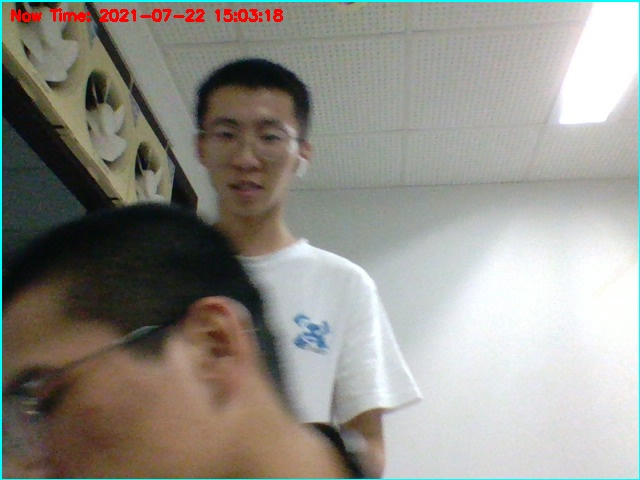
#> input picture cv/Image/1.jpg, 640 x 480 px, given in place of the camera
$ python Move.py
#> lines starting #> are read from the running program, lines starting #| are printed output that depends on the picture; after the words box and inside, x2 and y2 are one past the last pixel; in counts of white or black regions, pixels touching at a corner belong together
import cv2
import time
import numpy as np

i = 0
j = 1
timeF = 120  #多少帧截取一次

camera = cv2.VideoCapture(0) # 参数0表示第一个摄像头
bs = cv2.createBackgroundSubtractorKNN(history=500, dist2Threshold=400.0, detectShadows=False)
es = cv2.getStructuringElement(cv2.MORPH_ELLIPSE, (3, 3))

while True:
    i = i + 1
    grabbed, frame = camera.read()
#> frame is the input picture: shape (480, 640, 3); mean B, G, R 137.6, 144.6, 146.4
    gb = cv2.GaussianBlur(frame, ksize=(9, 9), sigmaX=0, sigmaY=0)  #高斯模糊
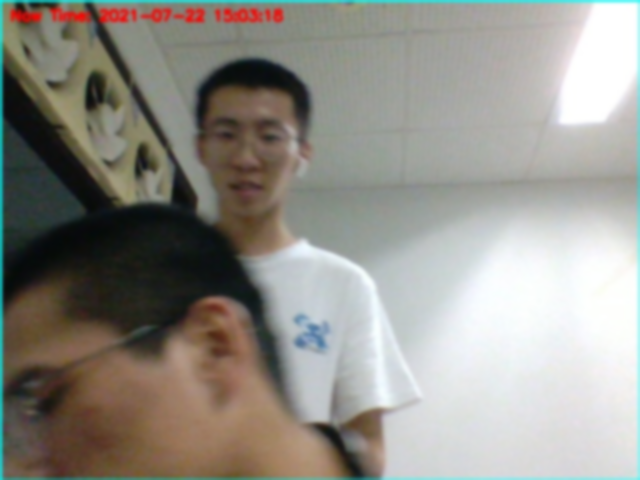
#> gb: shape (480, 640, 3); mean B, G, R 137.5, 144.5, 146.6
    fgmask = bs.apply(gb) # 背景分割器，该函数计算了前景掩码
#> fgmask: shape (480, 640); every value is 255

    # 二值化阈值处理，前景掩码含有前景的白色值以及阴影的灰色值，在阈值化图像中，将非纯白色（244~255）的所有像素都设为0，而不是255
    th = cv2.threshold(fgmask.copy(), 244, 255, cv2.THRESH_BINARY)[1]

    # 下面就跟基本运动检测中方法相同，识别目标，检测轮廓，在原始帧上绘制检测结果
    dilated = cv2.dilate(th, es, iterations=2)  # 形态学膨胀
    # 该函数计算一幅图像中目标的轮廓
    contours, hierarchy = cv2.findContours(dilated, cv2.RETR_EXTERNAL, cv2.CHAIN_APPROX_SIMPLE)
#> contours = [[[0, 0], [0, 479], [639, 479], [639, 0]]]

    #实时的时间显示
    cv2.putText(frame, "Now Time: {}".format(str(time.strftime('%Y-%m-%d %H:%M:%S', time.localtime(time.time())))),
                (10, 20), cv2.FONT_HERSHEY_SIMPLEX, 0.5, (0, 0, 255), 2)
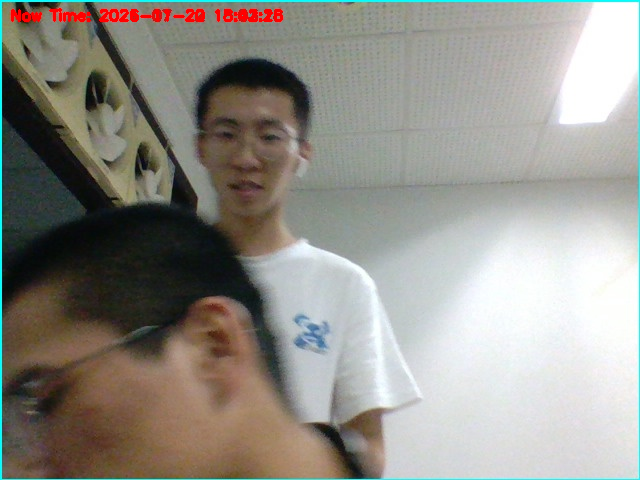
#> frame: shape (480, 640, 3); 0.55% of pixels changed, all inside (x1, y1, x2, y2) = (11, 8, 283, 22)

    for c in contours:
        # 对轮廓设置最小区域，对检测结果降噪
        if cv2.contourArea(c) > 2000:
            (x, y, w, h) = cv2.boundingRect(c)
            cv2.rectangle(frame, (x, y), (x + w, y + h), (255, 255, 0), 2)

            if  (i % timeF == 0):
                address = './Image/' + str(j) + '.jpg'
                cv2.imwrite(address, frame)
                print('save image:', j)
                j = j+1
#> this loop made 1 pass
#> (c, x, y, w, h) on pass 1: ([[0, 0], [0, 479], [639, 479], [639, 0]], 0, 0, 640, 480)
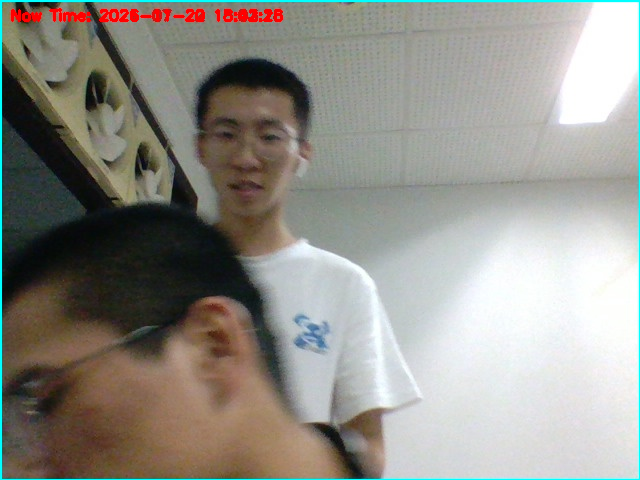
#> frame: shape (480, 640, 3); 1.02% of pixels changed, all inside (x1, y1, x2, y2) = (0, 0, 640, 480)
#> after the loop, j = 1

    cv2.imshow('Grey', th)
    cv2.imshow('Original', frame)

    key = cv2.waitKey(1) & 0xFF
#> (key q is pressed here)

    # 按'q'健退出循环
    if key == ord('q'):
        break

#一切就绪后，释放捕获
camera.release()
cv2.destroyAllWindows()

$ run again, on cv/Image/10.jpg
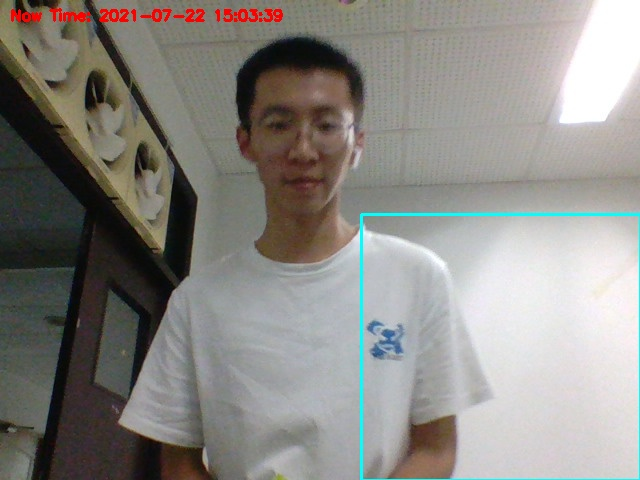
#> input picture cv/Image/10.jpg, 640 x 480 px, given in place of the camera
#> frame is the input picture: shape (480, 640, 3); mean B, G, R 132.2, 136.8, 139
#> fgmask: shape (480, 640); every value is 255
#> contours = [[[0, 0], [0, 479], [639, 479], [639, 0]]]
#> `cv2.putText(frame, "Now Time: {}".format(str(time.strftime('%Y-%m-%d %..`:
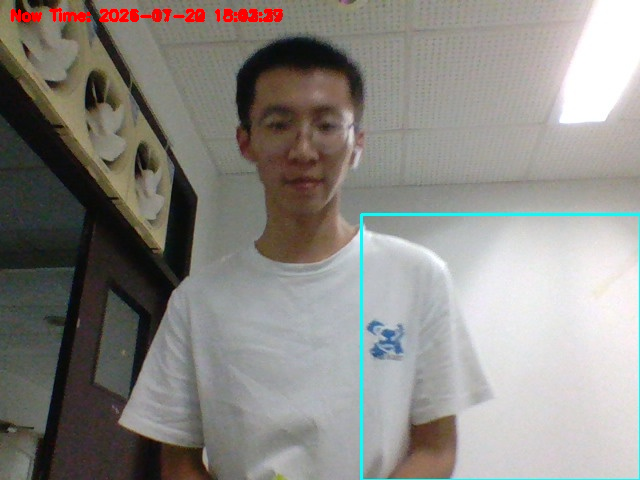
#> frame: shape (480, 640, 3); 0.54% of pixels changed, all inside (x1, y1, x2, y2) = (11, 8, 283, 22)
#> the loop `for c in contours:` made 1 pass
#> (c, x, y, w, h) on pass 1: ([[0, 0], [0, 479], [639, 479], [639, 0]], 0, 0, 640, 480)
#> after the loop `for c in contours:`:
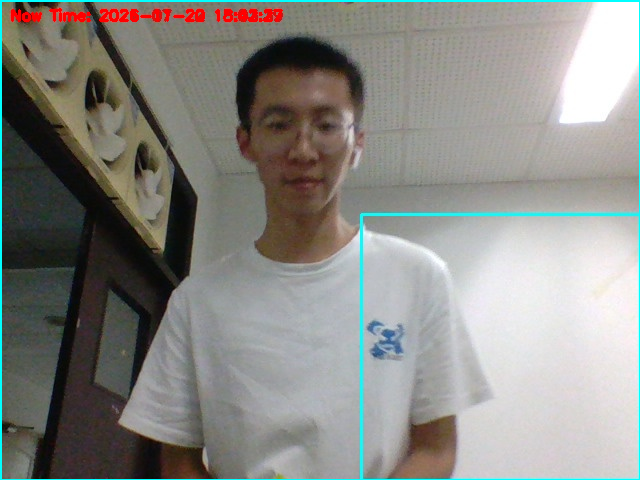
#> frame: shape (480, 640, 3); 1.09% of pixels changed, all inside (x1, y1, x2, y2) = (0, 0, 640, 480)
#> after the loop `for c in contours:`: j = 1

$ run again, on cv/Image/12.jpg
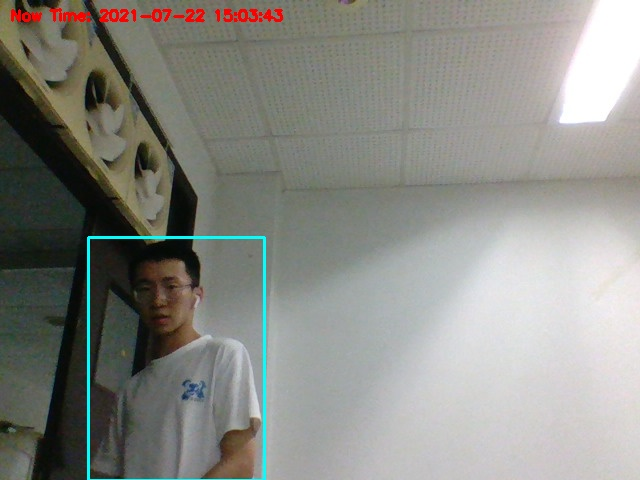
#> input picture cv/Image/12.jpg, 640 x 480 px, given in place of the camera
#> frame is the input picture: shape (480, 640, 3); mean B, G, R 132.6, 138.3, 137.5
#> fgmask: shape (480, 640); every value is 255
#> contours = [[[0, 0], [0, 479], [639, 479], [639, 0]]]
#> `cv2.putText(frame, "Now Time: {}".format(str(time.strftime('%Y-%m-%d %..`:
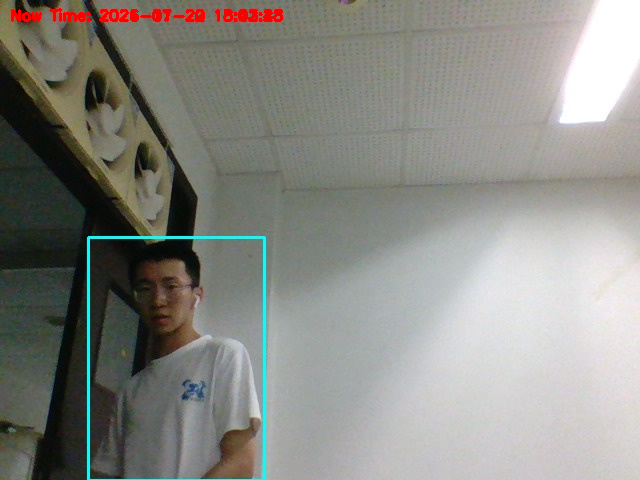
#> frame: shape (480, 640, 3); 0.55% of pixels changed, all inside (x1, y1, x2, y2) = (11, 8, 283, 22)
#> the loop `for c in contours:` made 1 pass
#> (c, x, y, w, h) on pass 1: ([[0, 0], [0, 479], [639, 479], [639, 0]], 0, 0, 640, 480)
#> after the loop `for c in contours:`:
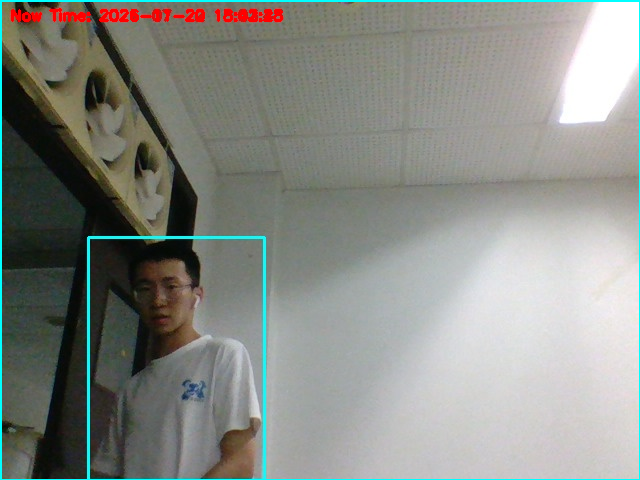
#> frame: shape (480, 640, 3); 1.09% of pixels changed, all inside (x1, y1, x2, y2) = (0, 0, 640, 480)
#> after the loop `for c in contours:`: j = 1
